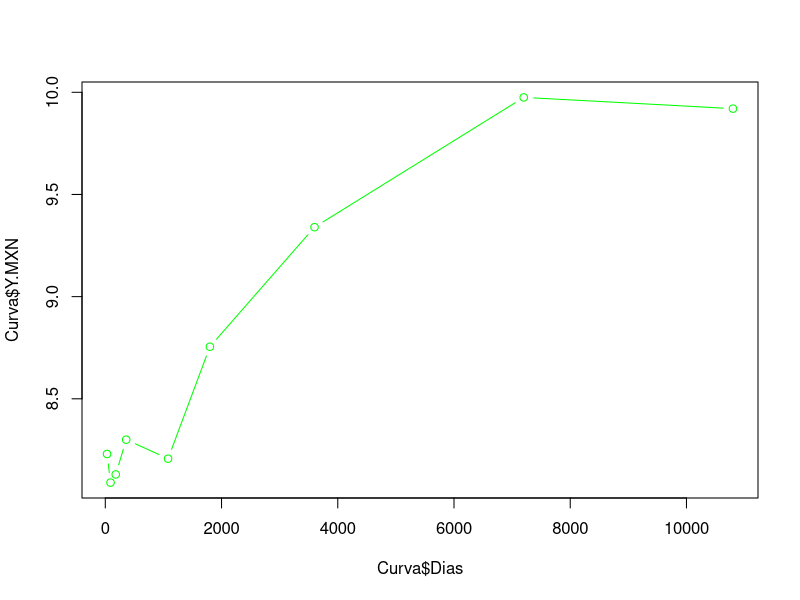
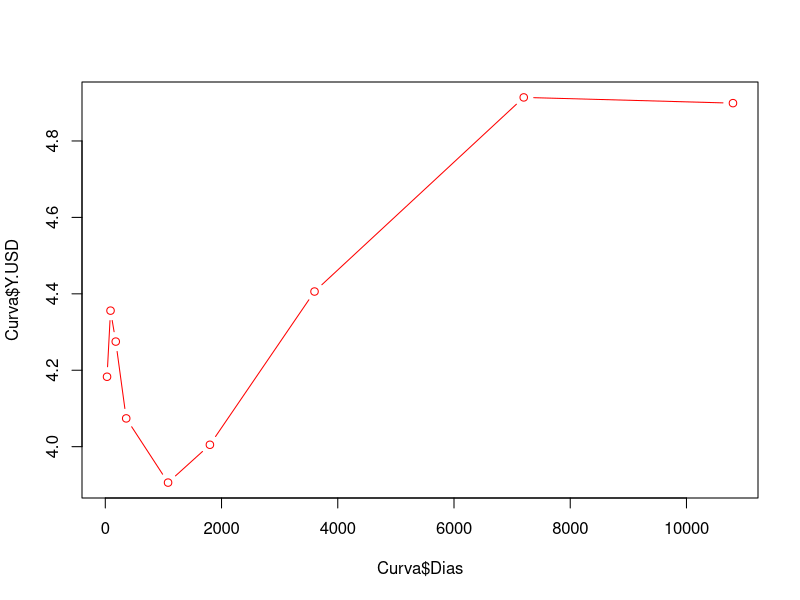

These charts were generated, in order, by the following R code:
# FX Swaps

monto = 1000 # $1000MXN monto a intercambiar
S0 = 20.1464
rl = 0.10 # tasa local (en mexico)
rf = 0.05 # tasa foranea (USA)
t = 90 # tiempo en dias

# Calcular el precio del Derivado, Precio Forward o FX Swap en tiempo t
F0_t_simple = S0*(1+rl*t/360) / (1+rf*t/360) # Modelo con Interes Simple (para periodos < 1 anio por lo general el mas usado en el mercado)
F0_t_compuesto = S0*(1+rl)^(t/360) / (1+rf)^(t/360) # Modelo con Interes Compuesto
F0_t_continuo = S0*exp((rl-rf)*(t/360)) # Modelo con Interes Continuo o Fuerza de Interes (se usa mas en los libros porque es mas sencillo derivar e integrar, por la matematica)

# Monto a pagar por $1000MXN en el Futuro (en t dias)
F0_t_simple*monto # transaccion final: $203998.1usd 

# Puntos Swaps: Diferencia que tenemos entre el tipo de Cambio Proyectado - Tipo de Cambio al dia de hoy
p_swaps = F0_t_continuo - S0



# Caso de Estudio: FX Swap considerando una Estructura de Tasas de Interes

  # (Source: Investing.com)
  # BONOS ESTADOS UNIDOS
  # https://mx.investing.com/rates-bonds/americas-government-bonds?maturity_from=10&maturity_to=290#:~:text=13/06-,Estados%20Unidos,-Nombre
  # BONOS MEXICO
  # https://mx.investing.com/rates-bonds/americas-government-bonds?maturity_from=10&maturity_to=290#:~:text=13/06-,M%C3%A9xico,-Nombre
  # FOREX
  # Cambio de Divisas
  # https://mx.investing.com/currencies/single-currency-crosses
  # Tabla Cruzada de Tipo de Cambio
  # https://mx.investing.com/currencies/exchange-rates-table

Curva <- data.frame(Dias=c(30,90,180,360,1080,1800,3600,7200,10800),
                    Y.MXN=c(8.230,8.090,8.130,8.300,8.207,8.755,9.340,9.975,9.920),
                    Y.USD=c(4.183,4.356,4.275,4.074,3.906,4.005,4.406,4.914,4.899))

TC <- data.frame(Bid=c(18.9475),Ask=c(18.9689))

# Ver como da mejor rendimiento a corto plazo que a mediano
plot(x=Curva$Dias, y=Curva$Y.MXN, type="b", col="green")
plot(x=Curva$Dias, y=Curva$Y.USD, type="b", col="red")


# FX Swap usando la curva de tasas de interes
  # Si yo lo quiero Comprar
S0 = TC$Ask[1] # Si yo quiero comprar la contraparte me tiene que vender, tomamos el precio de Ask, la postura opuesta.
t = 180 # plazo en dias
rl = Curva$Y.MXN[3]/100 # en la tercera observacion es a 180 dias / 100 porque vienen en porcentual en la tabla
rf = Curva$Y.USD[3]/100
F0_t_simple_comprar = S0*(1+rl*t/360) / (1+rf*t/360) # el Forward Price (swap) $19.32mxn por $1usd el tipo de cambio en 180 dias
  #  Si yo lo quiero Vender
S0 = TC$Bid[1]
t = 90 # plazo en dias
rl = Curva$Y.MXN[2]/100 # en la segunda observacion es a 90 dias / 100 porque vienen en porcentual en la tabla
rf = Curva$Y.USD[2]/100
F0_t_simple_vender = S0*(1+rl*t/360) / (1+rf*t/360) # el Forward Price (swap) $19.122mxn por $1usd el tipo de cambio en 90 dias


# FX Swap con interpolacion de curva de tasa de interes
# Paso 1: Interpolar la Tasa de Interes de MXN
t = 220 # dia en el que nos interesa calcular la interpolacion de tasa de interes
x = c(180, 360)
y = c(Curva$Y.MXN[3], Curva$Y.MXN[4])
yl = approx(x, y, xout=t) # esta funcion usa un modelo lineal. Quiero que me interpole el valor de la tasa de interes en el dia 220 (t). approx() regresa los dos valores, x,y donde hizo la interpolacion.
rl = yl$y / 100 
# Paso 2: Interpolar la Tasa de Interes de USD
x = c(180, 360)
y = c(Curva$Y.USD[3], Curva$Y.USD[4])
yf = approx(x, y, xout=t) # esta funcion usa un modelo lineal. Quiero que me interpole el valor de la tasa de interes en el dia 220 (t). approx() regresa los dos valores, x,y donde hizo la interpolacion.
rf = yf$y / 100 
# Paso 3: Calcular el precio del Swap USD/MXN en t = 220 (interpolado)
  # Si yo lo quiero Comprar
S0_compra = TC$Ask[1]
F0_t_simple_comprar_interpolado = S0_compra*(1+rl*t/360) / (1+rf*t/360)
  # Si yo lo quiero Vender
S0_venta = TC$Bid[1]
F0_t_simple_vender_interpolado = S0_venta*(1+rl*t/360) / (1+rf*t/360)
